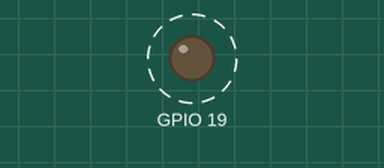
Simulated run of this program. Board: Raspberry Pi (BCM pin numbers). On the bench: output pins drawn as LEDs (lit = HIGH). Dashed ring = blinking. At 5.0 s the program stops and its outputs stay as they are.

Above: at 0.2 s.
Timing chart, 0 to 3.0 s (numbered marks = the images above):
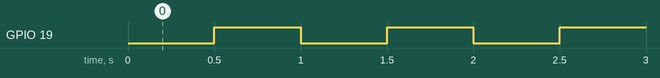

The program:

blink.py
```python
import RPi.GPIO as GPIO
import time

GPIO.setmode(GPIO.BCM)
GPIO.setup(19, GPIO.OUT)

i = 0
while (i < 5):
    i += 1
    time.sleep(0.5)
    GPIO.output(19, GPIO.HIGH)
    time.sleep(0.5)
    GPIO.output(19, GPIO.LOW)

GPIO.cleanup()
```

Measured:
- by itself, GPIO 19: alternates HIGH for 0.50 s and LOW for 0.50 s, 10 changes in all, then stays LOW
